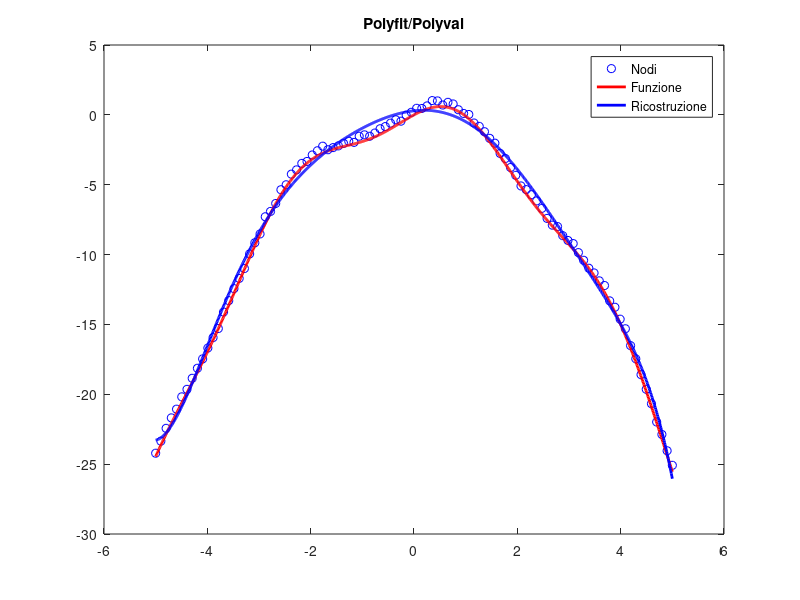
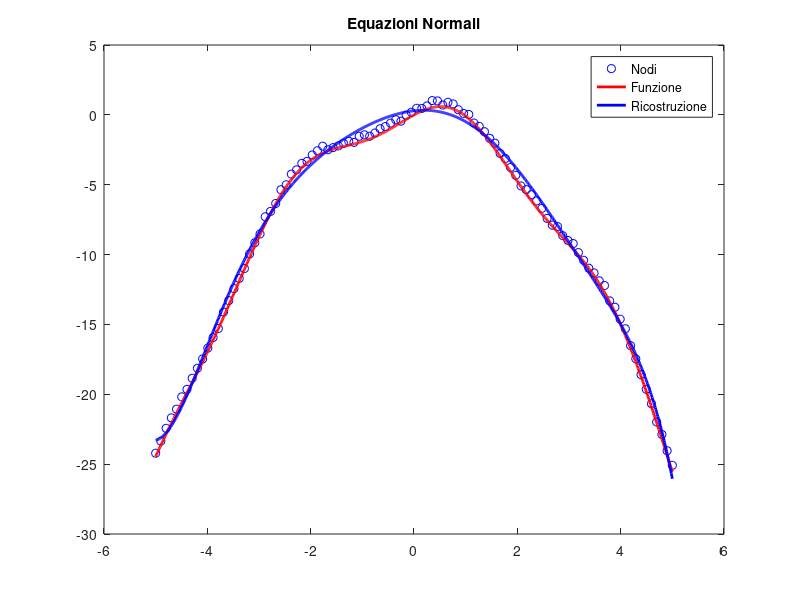
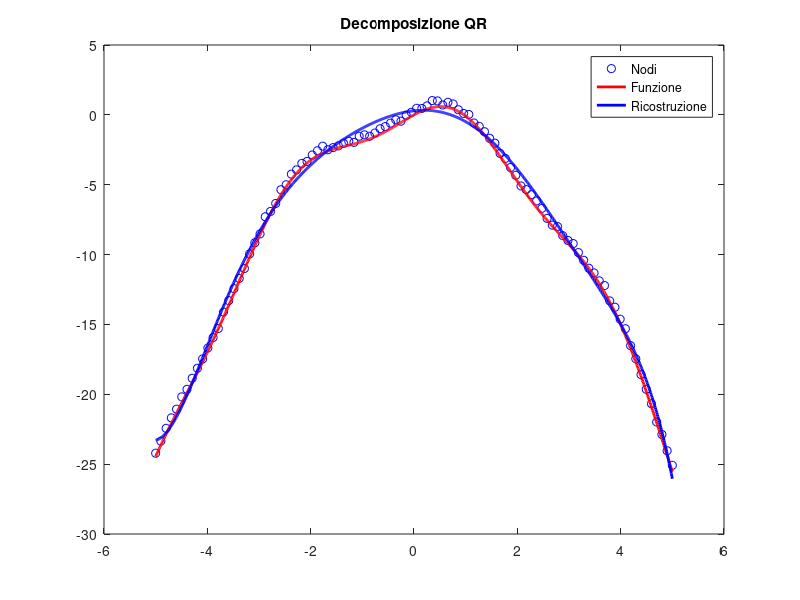

MATLAB code to generate these figures, in order:
clear all;
clc;

f = @(x) sin(2*x)-x.^2;
n = 100;
d = 8;
x = linspace(-5, 5, n);
t = linspace(-5,5,1000);

y = f(x); y = y + 0.5*rand(size(y));
fun = f(t);

%% Utilizzo di Polyfit e Polyval
coeff1 = polyfit(x, y, d);
y1 = polyval(coeff1, t);

figure(1)
plot(x,y,'ob')
hold on
plot(t,fun,'-r','LineWidth',2)
plot(t,y1,'-b','LineWidth',2)
legend('Nodi','Funzione','Ricostruzione')
title('Polyfit/Polyval')

%% Equazioni Normali
V1 = fliplr(vander(x));
A = V1(:, 1:d+1);
coeff2 = (A'*A)\(A'*y');
y2 = polyval(coeff2(end:-1:1), t);

figure(2)
plot(x,y,'ob')
hold on
plot(t,fun,'-r','LineWidth',2)
plot(t,y2,'-b','LineWidth',2)
legend('Nodi','Funzione','Ricostruzione')
title('Equazioni Normali')

%% Decomposizione QR
V2 = fliplr(vander(x));
B = V2(:, 1:d+1);

[Q, R] = qr(A);

Q1 = Q(:, 1:d+1);
R1 = R(1:d+1, 1:d+1);

coeff3 = R1\(Q1'*y');
y3 = polyval(coeff3(end:-1:1), t);

figure(3)
plot(x,y,'ob')
hold on
plot(t,fun,'-r','LineWidth',2)
plot(t,y3,'-b','LineWidth',2)
legend('Nodi','Funzione','Ricostruzione')
title('Decomposizione QR')
